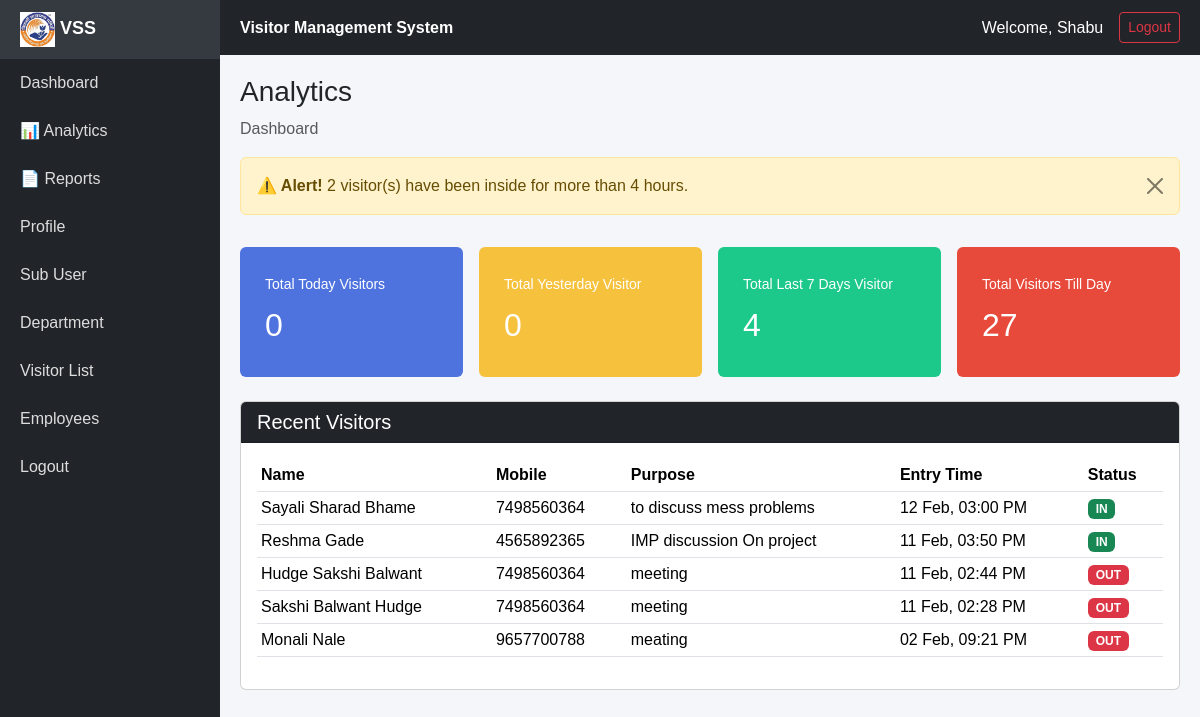
Screenshot of /dashboard/ (signed in) with the database file from the repository.
### visitors/models.py (models this page shows, shortened)
class Visitor(models.Model):
    GENDER_CHOICES = (
        ('Male', 'Male'),
        ('Female', 'Female'),
        ('Other', 'Other'),
    )
    STATUS_CHOICES = (
        ('IN', 'IN'),
        ('OUT', 'OUT'),
    )
    created_by = models.ForeignKey(
        User,
        on_delete=models.CASCADE,
        related_name='visitors'
    )
    name = models.CharField(max_length=100)
    mobile = models.CharField(max_length=10)
    email = models.EmailField()
    gender = models.CharField(max_length=10, choices=GENDER_CHOICES)
    purpose = models.CharField(max_length=200)
    visit_to = models.CharField(max_length=100)
    hostel_or_office = models.CharField(max_length=200)
    address = models.TextField()
    aadhaar = models.CharField(max_length=12)
    photo = models.ImageField(upload_to='visitor_photos/', null=True, blank=True)
    signature = models.ImageField(upload_to='signatures/')
    status = models.CharField(
        max_length=5,
        choices=STATUS_CHOICES,
        default='IN'
    )
    entry_time = models.DateTimeField(default=timezone.now)
    exit_time = models.DateTimeField(null=True, blank=True)
    created_at = models.DateTimeField(auto_now_add=True)

### visitors/views.py (the view)
# urls.py: path('dashboard/', views.dashboard, name='dashboard'),
@login_required
def dashboard(request):
    now = timezone.now()
    today_start = now.replace(hour=0, minute=0, second=0, microsecond=0)
    yesterday_start = today_start - timedelta(days=1)
    last_7_days_start = today_start - timedelta(days=7)
    visitors = Visitor.objects.all()
    long_staying_visitors = visitors.filter(
        status='IN',
        entry_time__lt=now - timedelta(hours=4)
    )
    recent_visitors = visitors.order_by('-entry_time')[:5]
    context = {
        'total_today': visitors.filter(entry_time__gte=today_start).count(),
        'total_yesterday': visitors.filter(
            entry_time__gte=yesterday_start,
            entry_time__lt=today_start
        ).count(),
        'total_last_7_days': visitors.filter(entry_time__gte=last_7_days_start).count(),
        'total_visitors': visitors.count(),
        'long_staying_visitors': long_staying_visitors,
        'recent_visitors': recent_visitors,
    }
    return render(request, 'visitors/dashboard.html', context)

### visitors/templates/visitors/dashboard.html (shortened to what this page needs)
{% extends 'visitors/base.html' %}
{% block content %}
<h3>Analytics</h3>
<p class="text-muted">Dashboard</p>
{% if long_staying_visitors %}
<div class="alert alert-warning alert-dismissible fade show" role="alert">
    <strong>⚠️ Alert!</strong> {{ long_staying_visitors.count }} visitor(s) have been inside for more than 4 hours.
    <button type="button" class="btn-close" data-bs-dismiss="alert"></button>
</div>
{% endif %}
<div class="row g-3 mt-3">
    <div class="col-md-3">
        <div class="stat-card blue">
            <small>Total Today Visitors</small>
            <h2 id="stat-today">{{ total_today }}</h2>
        </div>
    </div>
    <div class="col-md-3">
        <div class="stat-card yellow">
            <small>Total Yesterday Visitor</small>
            <h2 id="stat-yesterday">{{ total_yesterday }}</h2>
        </div>
    </div>
    <div class="col-md-3">
        <div class="stat-card green">
            <small>Total Last 7 Days Visitor</small>
            <h2 id="stat-7days">{{ total_last_7_days }}</h2>
        </div>
    </div>
    <div class="col-md-3">
        <div class="stat-card red">
            <small>Total Visitors Till Day</small>
            <h2 id="stat-total">{{ total_visitors }}</h2>
        </div>
    </div>
</div>
<div class="row mt-4">
    <div class="col-12">
        <div class="card">
            <div class="card-header bg-dark text-white">
                <h5 class="mb-0">Recent Visitors</h5>
            </div>
            <div class="card-body">
                <div class="table-responsive">
                    <table class="table table-sm">
                        <thead>
                            <tr>
                                <th>Name</th>
                                <th>Mobile</th>
                                <th>Purpose</th>
                                <th>Entry Time</th>
                                <th>Status</th>
                            </tr>
                        </thead>
                        <tbody>
                            {% for visitor in recent_visitors %}
                            <tr>
                                <td>{{ visitor.name }}</td>
                                <td>{{ visitor.mobile }}</td>
                                <td>{{ visitor.purpose }}</td>
                                <td>{{ visitor.entry_time|date:"d M, h:i A" }}</td>
                                <td>
                                    {% if visitor.status == 'IN' %}
                                        <span class="badge bg-success">IN</span>
                                    {% else %}
                                        <span class="badge bg-danger">OUT</span>
                                    {% endif %}
                                </td>
                            </tr>
                            {% empty %}
                            <tr>
                                <td colspan="5" class="text-center text-muted">No recent visitors</td>
                            </tr>
                            {% endfor %}
                        </tbody>
                    </table>
                </div>
            </div>
        </div>
    </div>
</div>
{% endblock %}

### visitors/templates/visitors/base.html (shortened to what this page needs)
{% load static %}
<!DOCTYPE html>
<html lang="en">
<head>
    <link
        href="https://cdn.jsdelivr.net/npm/bootstrap@5.3.2/dist/css/bootstrap.min.css"
        rel="stylesheet"
    >
    <link rel="stylesheet" href="{% static 'visitors/css/dashboard.css' %}">
</head>
<body>
{% include 'visitors/sidebar.html' %}
<div class="content">
    <div class="topbar d-flex justify-content-between align-items-center">
        <span class="fw-bold">Visitor Management System</span>
        <div class="d-flex align-items-center gap-3">
            <span class="user">
                Welcome, {{ request.user.first_name|default:request.user.username }}
            </span>
            <a href="{% url 'logout' %}" class="btn btn-sm btn-outline-danger">
                Logout
            </a>
        </div>
    </div>
    <div class="page-content">
        {% block content %}
        {% endblock %}
    </div>
</div>
</body>
</html>

### visitors/static/visitors/css/dashboard.css (style rules this page uses)
body { background: #f4f6f9; font-family: Arial, sans-serif; }
.content { margin-left: 220px; }
.topbar { background: #212529; color: white; padding: 12px 20px; display: flex; justify-content: space-between; }
.page-content { padding: 20px; }
.stat-card { color: white; padding: 25px; border-radius: 6px; }
.stat-card h2 { margin-top: 10px; }
.blue { background: #4e73df; }
.yellow { background: #f6c23e; }
.green { background: #1cc88a; }
.red { background: #e74a3b; }

### rows the page displays
Visitor: name "Sayali Sharad Bhame", mobile "7498560364", purpose "to discuss mess problems", entry_time "12 Feb, 03:00 PM", status "IN"
Visitor: name "Reshma Gade", mobile "4565892365", purpose "IMP discussion On project", entry_time "11 Feb, 03:50 PM", status "IN"
Visitor: name "Hudge Sakshi Balwant", mobile "7498560364", purpose "meeting", entry_time "11 Feb, 02:44 PM", status "OUT"
Visitor: name "Sakshi Balwant Hudge", mobile "7498560364", purpose "meeting", entry_time "11 Feb, 02:28 PM", status "OUT"
Visitor: name "Monali Nale", mobile "9657700788", purpose "meating", entry_time "02 Feb, 09:21 PM", status "OUT"

### other values shown
{{ request.user.first_name|default:request.user.username }} "Shabu"
{{ long_staying_visitors.count }} "2"
{{ total_today }} "0"
{{ total_yesterday }} "0"
{{ total_last_7_days }} "4"
{{ total_visitors }} "27"
